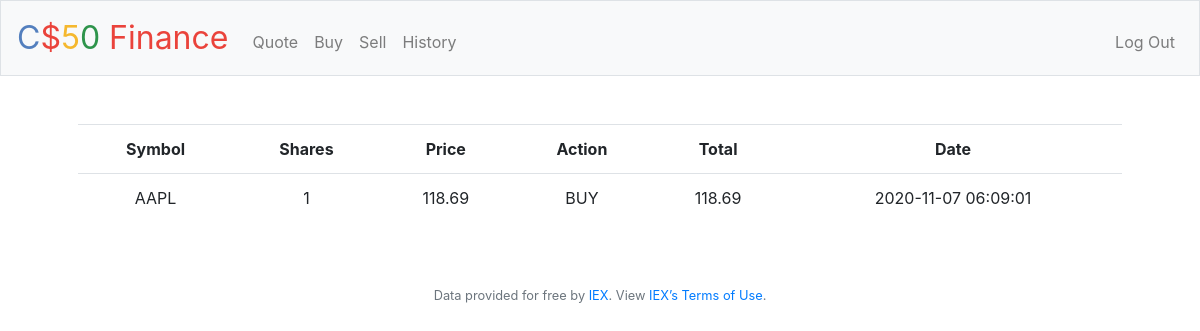
The app's page /history (signed in) with its own data.
### tables this page shows
CREATE TABLE 'history' ('id' INTEGER PRIMARY KEY AUTOINCREMENT NOT NULL, 'user_id' INTEGER NOT NULL,'action' BOOLEAN NOT NULL,'symbol' TEXT NOT NULL,'shares' INTEGER NOT NULL,'price' INTEGER NOT NULL,'date' DATETIME NOT NULL DEFAULT CURRENT_TIMESTAMP);

### pset8/finance/application.py (the view)
@app.route("/history")
@login_required
def history():
    stocks = db.execute("SELECT * FROM history WHERE user_id = :user_id ORDER BY date DESC", user_id=session["user_id"])
    for i in range(len(stocks)):
        stocks[i]["total"] = "%.2f"%(float(stocks[i]["shares"]) * float(stocks[i]["price"]))
    return render_template("history.html", stocks=stocks)

### pset8/finance/application.py (called while the page is built)
@app.after_request
def after_request(response):
    response.headers["Cache-Control"] = "no-cache, no-store, must-revalidate"
    response.headers["Expires"] = 0
    response.headers["Pragma"] = "no-cache"
    return response

### pset8/finance/helpers.py (called while the page is built)
def login_required(f):
    @wraps(f)
    def decorated_function(*args, **kwargs):
        if session.get("user_id") is None:
            return redirect("/login")
        return f(*args, **kwargs)
    return decorated_function

### pset8/finance/templates/history.html (shortened to what this page needs)
{% extends "layout.html" %}
{% block main %}
        <table class="table table-hover">
            <tr>
                <th>Symbol</th>
                <th>Shares</th>
                <th>Price</th>
                <th>Action</th>
                <th>Total</th>
                <th>Date</th>
            </tr>
            {% for stock in stocks %}
            <tr>
                <td>{{ stock.symbol }} </td>
                <td>{{ stock.shares }}</td>
                <td>{{ stock.price }}</td>
                <td>
                    {% if stock.action %}
                        BUY
                    {% else %}
                        SELL
                    {% endif %}
                </td>
                <td>{{ stock.total }}</td>
                <td>{{ stock.date }}</td>
            </tr>
            {% endfor %}
        </table>
{% endblock %}

### records on screen
history: symbol "AAPL", shares "1", price "118.69", action "BUY", total "118.69", date "2020-11-07 06:09:01"
